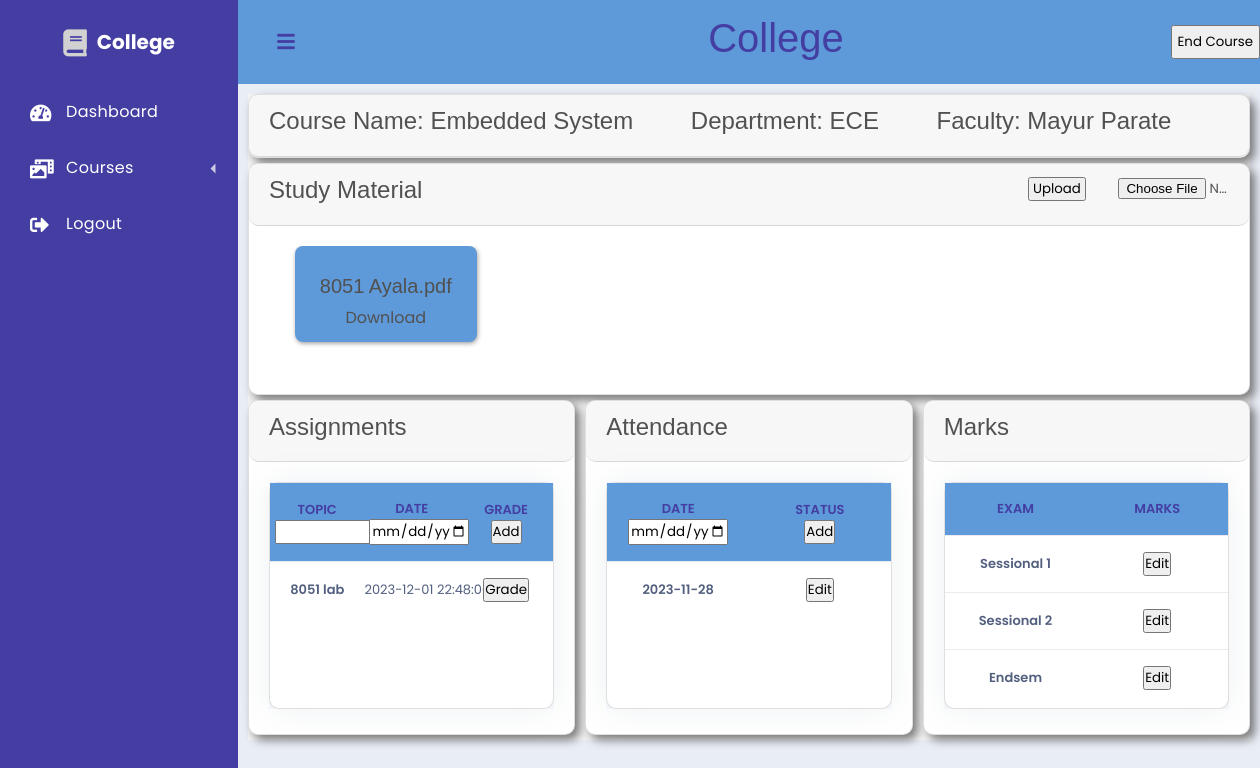
Page /public/course.php?course_id=14 (signed in) on the committed database.
### tables this page shows
CREATE TABLE `course` (
  `Course_id` int(11) NOT NULL,
  `Course_name` varchar(40) NOT NULL,
  `Dept_name` varchar(40) NOT NULL,
  `Fac_id` int(11) NOT NULL,
  `Credits` int(11) NOT NULL,
  `Open` tinyint(1) NOT NULL DEFAULT 1
);

CREATE TABLE `user` (
  `User_id` int(11) NOT NULL,
  `Username` varchar(50) NOT NULL,
  `Password` varchar(20) NOT NULL,
  `First_name` varchar(20) NOT NULL,
  `Last_name` varchar(20) NOT NULL,
  `Off_id` varchar(20) NOT NULL,
  `Dept_name` varchar(20) NOT NULL,
  `Branch_name` varchar(20) DEFAULT NULL,
  `type` varchar(20) NOT NULL,
  `Semester` int(11) DEFAULT NULL
);

CREATE TABLE `coursematerial` (
  `Course_id` int(11) NOT NULL,
  `Mat_file` varchar(50) NOT NULL,
  `Mat_name` varchar(50) NOT NULL
);

CREATE TABLE `assignments` (
  `Assn_id` int(11) NOT NULL,
  `Assn_name` varchar(50) NOT NULL,
  `Due_time` datetime NOT NULL,
  `Course_id` int(11) NOT NULL,
  `Open` tinyint(1) NOT NULL
);

### src/libs/dashboard.php (called while the page is built, shortened)
<?php
function getuser($user_id)
{
    $sql='
    SELECT *
    FROM user
    Where User_id= :user_id;
    ';
    return make_query($sql,[':user_id'=>$user_id],true,true);
}
function getcoursesadmin()
{
    $sql = '
    Select course.Course_id as course_id, course.Course_name as course_name, CONCAT(user.First_name,\' \',user.Last_name) as faculty_name
    From course inner join user on course.Fac_id=user.User_id
    ';
    return make_query($sql,[],true);
}
$user_id = $_SESSION['user_data']['User_id'];
$user = getuser($user_id);
if($user['type']==='faculty'){
    $user_courses = getcoursesfaculty($user_id);
}
else if($user['type']==='student'){
    $user_courses = getcoursesstudent($user_id);
}
else if($user['type']==='HOD'){
    $user_courses = getcoursesHOD();
}
else if($user['type']==='admin'){
    $user_courses = getcoursesadmin();
}

### src/libs/database.php (called while the page is built, shortened)
<?php
function database(): PDO {
    static $pdo;
    if (!$pdo) {
        $pdo = new PDO(
            sprintf("mysql:host=%s;dbname=%s;charset=UTF8", DB_HOST, DB_NAME),
            DB_USER,
            DB_PASSWORD,
            [PDO::ATTR_ERRMODE => PDO::ERRMODE_EXCEPTION]
        );
    }
    return $pdo;
}
function make_query(string $sql, array $data, bool $need_fetch=false, bool $one_row=false) : array | false {
    $statement = database()->prepare($sql);
    foreach ($data as $key => $value) {
        $statement->bindValue($key, $value);
    }
    $statement->execute();
    if ($need_fetch) {
        $temp = $statement->fetchAll(PDO::FETCH_ASSOC);
        if ($one_row && $temp) {
            return $temp[0];
        } else {
            return $temp;
        }
    } else {
        return false;
    }
}

### src/libs/course.php (called while the page is built, shortened)
<?php
function getCourse($course_id) {
    $sql = '
        SELECT Course_id, Course_name, Fac_id, Credits, First_name as Fac_fname, Last_name as Fac_lname, course.Dept_name
        FROM course
        INNER JOIN user
        ON user.User_id = course.Fac_id
        WHERE Course_id = :course_id
    ';
    return make_query($sql, [':course_id' => $course_id], true, true);
}
function getAssignmentsForFaculty($course_id) {
    $sql = '
        SELECT Assn_name, Due_time, Assn_id
        FROM assignments
        WHERE Course_id = :course_id
    ';
    return make_query($sql, [':course_id' => $course_id], true,false);
}
function getMaterial($course_id) {
    $sql = '
        SELECT *
        FROM coursematerial
        WHERE Course_id = :course_id
    ';
    return make_query($sql, [':course_id' => $course_id], true);
}
function getAttendanceDates($course_id)
{
    $sql = '
        SELECT DISTINCT(Date) as Date
        FROM attendance
        WHERE Course_id = :course_id
    ';
    return make_query($sql, [':course_id' => $course_id], true);
}
$user_type = $_SESSION['user_data']['type'];
if (isset($_GET['course_id'])) {
    $course_id = $_GET['course_id'];
    $course = getCourse($course_id);
}
$material = getMaterial($course_id);
switch($user_type) {
    case 'HOD':
    case 'admin':
        $assignments = getAssignmentsForFaculty($course_id);
        $attendance = getAttendanceDates($course_id);
        break;
}

### public/course.php (the view, shortened to what this page needs)
<?php
require_once __DIR__ . '/../src/libs/course.php';
require_once __DIR__ . '/../src/libs/dashboard.php';
?>
<div class='dashboard'>
    <?= view('navbar'); ?>
    <div class='dashboard-app'>
        <header class='dashboard-toolbar'><a href="#!" class="menu-toggle"><i class="fas fa-bars"></i></a>
            <h1 style="position: absolute;text-align: center;width: 100%;z-index: -1;color: #443ea2;">College</h1>
            <?php if ($user_type !== 'student'): ?>
            <button style="position: absolute;right:0;padding:5px;" onclick="myFunction6()">End Course</button>
            <?php endif ?>
        </header>
        <div class='dashboard-content'>
            <section class="home-section">
                <div class="card">
                    <div class="card-header" style="display: grid;grid-auto-flow:column;grid-template-columns:none;">
                        <h2>
                            Course Name: <?= $course['Course_name'] ?>
                        </h2>
                        <h2>
                            Department: <?= $course['Dept_name'] ?>
                        </h2>
                        <h2>
                            Faculty: <?= $course['Fac_fname'] . ' ' . $course['Fac_lname']?>
                        </h2>
                    </div>
                </div>
                <div class='card'>
                    <div class="card-header" style="grid-template-columns: none;">
                        <h2>Study Material</h2>
                        <?php if ($user_type !== 'student'): ?>
                        <form action='course.php?course_id=<?=$course_id?>' method="post" enctype="multipart/form-data">
                            <button type="submit" style="width: 10%;left:65%;position:relative;cursor:pointer;" id="uploadbut">Upload</button>
                            <input style="width: 20%;left:70%;position:relative;cursor:pointer;" name="course-material" type="file" id="uploadfile">
                        </form>
                        <?php endif?>
                    </div>
                    <div class="card-body">
                        <div class="cardcourses-wrapper">
                            <?php
                            foreach ($material as $mat) {
                                echo <<<END
                                <div class="cardcourses">
                                    <h3>{$mat['Mat_name']}</h3>
                                    <p><a href="uploaded_files/{$mat['Mat_file']}" download>Download</a></p>
                                </div>
                                END;
                            }
                            ?>
                        </div>
                    </div>
                </div>
                <div class="container2">
                    <div class="card">
                    <div class="card-header">
                        <h2>Assignments</h2>
                    </div>
                    <div class="card-body">
                    <div class="pendingassignment">
            <div class="card shadow">
                    <table class="table align-items-center table-flush" style="border-collapse: collapse;text-align:center">
                            <tbody style="display: block;height: 225px;overflow: auto;">
                                <tr style="color: #443ea2;background-color: #5e9ad9;text-transform:uppercase;">
                                <?php
                                    function ifAllowed($str) {
                                        global $user_type;
                                        if ($user_type !== 'student') {
                                            echo $str;
                                        }
                                    }
                                ?>
                                <?= ifAllowed("<form action='course.php?course_id=$course_id' method='post'>") ?>
                                    <th style="text-align: center;padding-left:5px;padding-right:5px;">Topic<br>
                                        <?= ifAllowed('<input type="text" id="newassignmenttopic" name="newassignmenttopic" style="width: 100px;">') ?>
                                    </th>
                                    <th style="text-align: center;padding-left:5px;padding-right:5px;">Date<br>
                                        <?= ifAllowed('<input type="datetime-local" id="newassignmentdate" name="newassignmentdate" style="width: 100px;">') ?>
                                    </th>
                                    <th style="text-align: center;padding-left:5px;padding-right:5px;">Grade<br>
                                        <?= ifAllowed('<button type="submit">Add</button>') ?>
                                    </th>
                                <?= ifAllowed('</form>') ?>
                                            </tr>
                                            <?php
                            foreach ($assignments as $ass) {
                                if ($user_type !== 'student') {
                                    echo <<<END
                                    <tr>
                                        <form action="course.php?course_id=$course_id" method="post">
                                            <input hidden name="action" value="grade_assignment">
                                            <input hidden name="assn_id" value="{$ass['Assn_id']}">
                                            <th scope="row" style="padding-left:0px;padding-right:0px;">
                                                <div class="media align-items-center">
                                                    <div class="media-body">
                                                        <span class="mb-0 text-sm">{$ass['Assn_name']}</span>
                                                    </div>
                                                </div>
                                            </th>
                                            <td style="padding-left:0px;padding-right:0px;">{$ass['Due_time']}</td>
                                            <td style="padding-left:0px;padding-right:0px;"><button type="submit">Grade</button></td>
                                        </form>
                                    </tr>
                                    END;
                                } else if ($ass['Sub_exists']) {
                                    $grade = $ass['Grade'] ? $ass['Grade'] : 'Submitted';
                                    echo <<<END
                                    <tr>
                                        <input hidden name="assn_id" value="{$ass['Assn_id']}">
                                        <th scope="row" style="padding-left:0px;padding-right:0px;">
                                            <div class="media align-items-center">
                                                <div class="media-body">
                                                    <span class="mb-0 text-sm">{$ass['Assn_name']}</span>
                                                </div>
                                            </div>
                                        </th>
                                        <td style="padding-left:0px;padding-right:0px;">{$ass['Due_time']}</td>
                                        <td style="padding-left:0px;padding-right:0px;">$grade</td>
                                    </tr>
                                    END;
                                }
                            }
                            ?>
                                        </tbody>
                                    </table>
                                </div>
                            </div>
                        </div>
                    </div>
                    <div class="card">
                        <div class="card-header">
                            <h2>Attendance</h2>
                        </div>
                        <div class="card-body">
                        <div class="pendingassignment">
            <div class="card shadow">
                    <table class="table align-items-center table-flush" style="border-collapse: collapse;text-align:center;">
                            <tbody style="display: block;height: 225px;overflow: auto;">
                            <tr style="color: #443ea2;background-color: #5e9ad9;text-transform:uppercase;">
                                <th style="text-align: center;padding-left:5px;padding-right:5px;">Date<br>
                                <th style="text-align: center;padding-left:5px;padding-right:5px;">Status<br>
                            </form>
                                </tr>
                                <?php
                                foreach ($attendance as $att) {
                                    switch ($user_type) {
                                        case 'faculty':
                                        case 'HOD':
                                        case 'admin':
                                            $date = $att['Date'];
                                            echo <<<END
                                            <tr>
                                                <form action="course.php?course_id=$course_id" method="post">
                                                    <input hidden name="action" value="edit_attendance">
                                                    <input hidden name="date" value="$date">
                                                    <th>$date</th>
                                                    <td><button type="submit"">Edit</button></td>
                                                </form>
                                            </tr>
                                            END;
                                        break;
                                    }
                                }
                                ?>
            </tbody>
              </table>
        </div>
    </div>
                            </div>
                        </div>
                        <div class="card" >
                        <div class="card-header">
                            <h2>Marks</h2>
                        </div>
                        <div class="card-body">
                        <div class="pendingassignment">
            <div class="card shadow">
                    <table class="table align-items-center table-flush" style="border-collapse: collapse;text-align:center;">
                            <tbody style="display: block;height: 225px;overflow: auto;">
                            <tr style="color: #443ea2;background-color: #5e9ad9;text-transform:uppercase;">
                                    <th style="text-align: center;padding-left:5px;padding-right:5px;">Exam</th>
                                    <th style="text-align: center;padding-left:5px;padding-right:5px;">Marks</th>
                                </tr>
                <?php
                $mark_names = ['Sessional 1', 'Sessional 2', 'Endsem'];
                $column_names = ['Marks_s1', 'Marks_s2', 'Marks_endsem'];
                for ($i = 0; $i < sizeof($mark_names); ++$i) {
                    $mark_name = $mark_names[$i];
                    $column_name = $column_names[$i];
                    switch ($user_type) {
                        case 'faculty':
                        case 'HOD':
                        case 'admin':
                            echo <<<END
                            <tr>
                                <form action="course.php?course_id=$course_id" method="post">
                                    <input hidden name='action' value='edit_marks'>
                                    <input hidden name='type' value='$mark_name'>
                                    <input hidden name='column' value='$column_name'>
                                    <th>$mark_name</th>
                                    <td><button type="submit">Edit</button></td>
                                </form>
                            </tr>
                            END;
                            break;
                    }
                }
                ?>
            </tbody>
              </table>
        </div>
    </div>
                        </div>
                    </div>
                </div>
        </div>
    </div>
</div>

### rows in the picture
course: Course_name "Embedded System", Dept_name "ECE", Fac.First_name "Mayur", Fac.Last_name "Parate"
coursematerial: Mat_name "8051 Ayala.pdf"
assignments: Assn_name "8051 lab", Due_time "2023-12-01 22:48:00"

### other values in the picture
$str "Add Add"
$date "2023-11-28"
$mark_name "Sessional 1"
$mark_name "Sessional 2"
$mark_name "Endsem"
